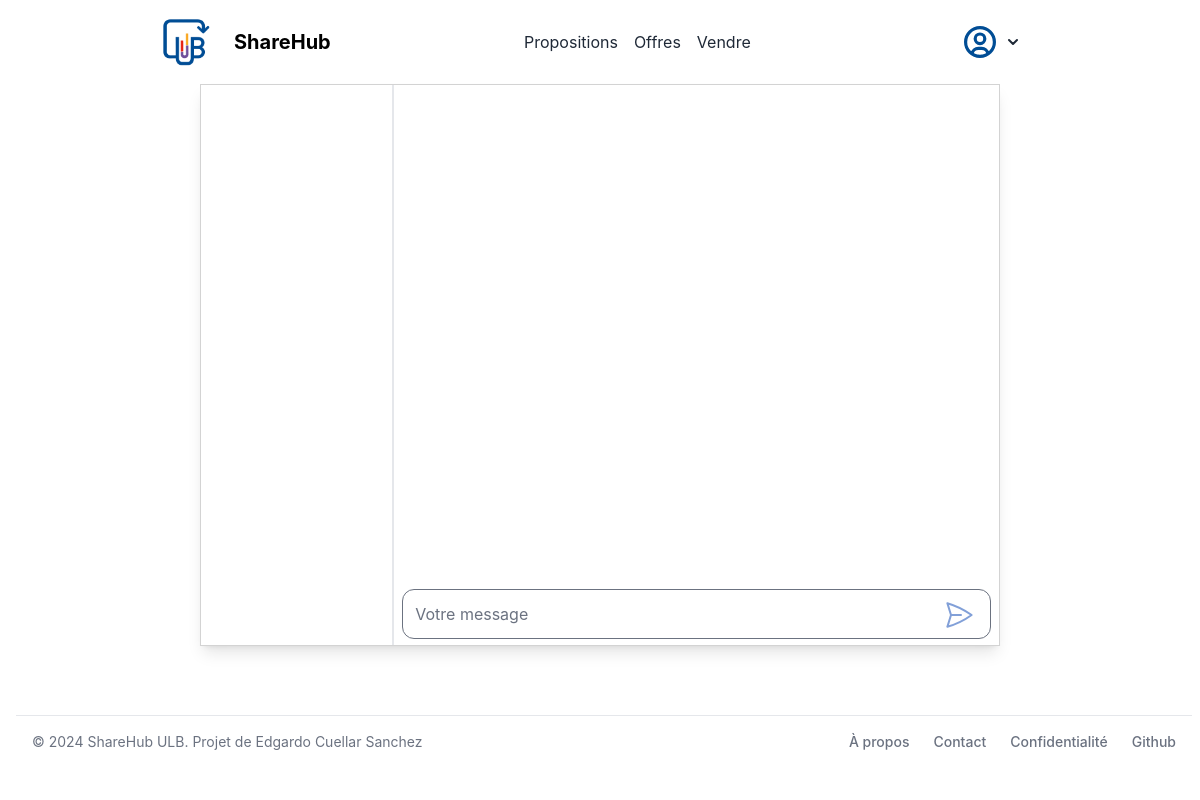
Page /message/1 (signed in) on the earlier database version.
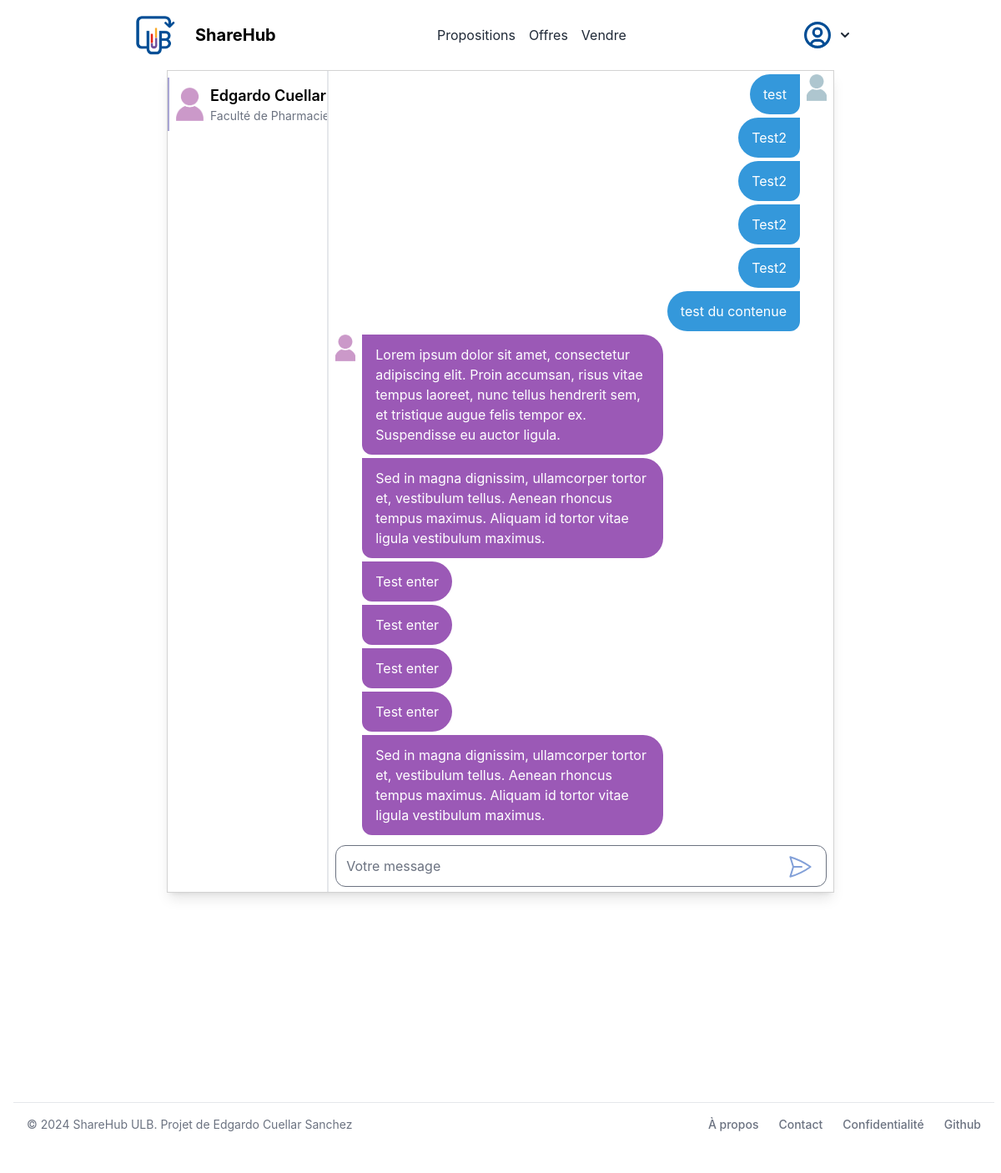
Same page on the later database version.
### store/models/customer.py (models this page shows, shortened)
class Customer(models.Model):
    first_name = models.CharField(max_length=50, default="")
    last_name = models.CharField (max_length=50, default="")
    description = models.CharField(max_length=288, default="")
    faculty = models.CharField(max_length=50, default="")
    email=models.EmailField(default="", unique=True)
    password = models.CharField(max_length=100, default="")
    register_date = models.DateField(default=None, null=True, blank=True)
    is_banned = models.BooleanField(default=False)
    @staticmethod
    def get_customer_by_id(id):
        try:
            return Customer.objects.get(id= id)
        except:
            return False

### store/models/category.py (models this page shows, shortened)
class Category(models.Model):
    name= models.CharField(max_length=50, default="")
    @staticmethod
    def get_category_by_id(id):
        try:
            category = Category.objects.get(id=id)
            return category
        except ObjectDoesNotExist:
            return Category.objects.all()[0]

### store/models/message.py (models this page shows, shortened)
class Message(models.Model):
    sender = models.ForeignKey(Customer, on_delete=models.CASCADE, related_name='sent_messages')
    receiver = models.ForeignKey(Customer, on_delete=models.CASCADE, related_name='received_messages')
    content = models.TextField()
    timestamp = models.DateTimeField(default=timezone.now)

### store/views/customer/message.py (the view, shortened to what this page needs)
# urls.py: path('message', MessagesView.as_view(), name='messages'),
class MessagesView(View):
    html_template = "customer/message.html"
    @method_decorator(user_login_required)
    def dispatch(self, request, *args, **kwargs):
        return super().dispatch(request, *args, **kwargs)
    def get(self, request, receiver_id=None):
        sender = Customer.get_customer_by_id(request.session.get('customer'))
        receiver = None
        messages = None
        if receiver_id is not None:
            receiver = Customer.get_customer_by_id(receiver_id)
            messages = Message.objects.filter(sender=sender, receiver=receiver) | Message.objects.filter(sender=receiver, receiver=sender)
            messages = messages.order_by('id')
        users_with_messages = self.get_users_with_messages(sender)
        context = {
            'sender': sender,
            'receiver': receiver,
            'messages': messages,
            'users_with_messages': users_with_messages,
        }
        return render(request, self.html_template, context)
    def get_users_with_messages(self, user):
        return Customer.objects.filter(
            Q(sent_messages__receiver=user) | Q(received_messages__sender=user)
        ).distinct()

### store/templatetags/custom_filter.py (called while the page is built)
@register.filter(name='user_img')
def get_user_img(id):
    return f"/media/img/user_{id % 11}.png"

@register.filter(name='get_category_name')
def get_category_name(category_id):
    return Category.get_category_by_id(category_id).name

@register.simple_tag
def define(val=None):
    return val

### store/templates/customer/message.html (shortened to what the changed rows need)
{% extends 'base.html' %}
{% block content %}
{% load custom_filter %}
<div class="sm:w-full sm:mx-4 md:w-8/12 md:mx-auto shadow-lg"
    style="min-height: 70vh; border: lightgray solid 1px;">
    <div class="flex flex-row justify-between bg-white min-h-full" style="min-height: 70vh;max-height: 70vh;">
        <div class="flex flex-col w-64 border-r-2 overflow-y-auto min-h-full py-2">
            {% for user in users_with_messages %}
            {% if user.id == receiver.id %}
            <div class="mb-2 h-16 flex flex-row py-4 pr-2 items-left border-b-1" style="border-left: #a8a5d4 solid 2px;">
            {% else %}
            <div class="mb-2 h-16 flex flex-row py-4 pr-2 items-left border-b-1">
            {% endif %}
            <a href="/message/{{user.id}}"
                class="flex flex-row items-center">
                <div class="h-14 w-10 text-center pt-2 mx-2">
                    <img
                    src="{{user.id|user_img}}"
                    class="object-cover"
                    alt=""
                    />
                </div>
                <div class="w-full overflow-hidden">
                    <div class="text-lg sm:text-md font-semibold truncate">
                        {{user.first_name}} {{user.last_name}}
                    </div>
                        <p class="text-gray-500 text-sm truncate">
                            {{user.faculty|get_category_name}}
                        </p>
                </div>
            </a>
            </div>
        {% endfor %}
        </div>
        <div class="w-full px-2 flex flex-col justify-between">
            {% if receiver %}
            <div id="messageContainer" class="flex flex-col pt-4 overflow-y-auto" style="height: 68vh;">
                {% define -1 as last_id %}
                {% for message in messages %}
                    {% if message.sender.id == sender.id %}
                        <div class="flex justify-end mb-1">
                            <div class="flex justify-end w-8/12">
                            {% if last_id != message.sender.id %}
                                <div class="mr-2 py-3 px-4 rounded-bl-3xl rounded-tl-3xl rounded-br-xl text-white"
                                    style="background-color: #3498db;"
                                    title="{{ message.timestamp }}">
                                    {{ message.content }}
                                </div>
                                <img
                                    src="{{sender.id|user_img}}"
                                    class="object-cover h-8 w-6"
                                    alt=""
                                />
                            {% else %}
                                <div class="mr-8 py-3 px-4 rounded-bl-3xl rounded-tl-3xl rounded-br-xl text-white"
                                    style="background-color: #3498db;"
                                    title="{{ message.timestamp }}">
                                    {{ message.content }}
                                </div>
                            {% endif %}
                            </div>
                        </div>
                    {% else %}
                        <div class="flex justify-start mb-1 w-8/12">
                            {% if last_id != message.sender.id %}
                                <img
                                    src="{{receiver.id|user_img}}"
                                    class="object-cover h-8 w-6"
                                    alt=""
                                />
                                <div class="ml-2 py-3 px-4 rounded-br-3xl rounded-tr-3xl rounded-bl-xl text-white"
                                    style="background-color: #9b59b6;"
                                    title="{{ message.timestamp }}">
                                    {{ message.content }}
                                </div>
                            {% else %}
                                <div class="ml-8 py-3 px-4 rounded-br-3xl rounded-tr-3xl rounded-bl-xl text-white"
                                    style="background-color: #9b59b6;"
                                    title="{{ message.timestamp }}">
                                    {{ message.content }}
                                </div>
                            {% endif %}
                        </div>
                    {% endif %}
                    {% define message.sender.id as last_id %}
                {% endfor %}
            </div>
            {% endif %}
        </div>
    </div>
</div>
{% endblock %}

Differences in the rows shown:
now on this page (row edited): Customer: first_name "Edgardo", last_name "Cuellar…", faculty|get_category_name "Faculté de Pharmacie"
added Message: content "test"
added Message: content "Test2"
added Message: content "Test2"
added Message: content "Test2"
added Message: content "Test2"
added Message: content "test du contenue"
added Message: content "Lorem ipsum dolor sit amet, consectetur adipiscing elit. Proin accumsan, risus vitae tempus laoreet, nunc tellus hendrerit sem, et tristique augue felis tempor ex. Suspendisse eu auctor ligula."
added Message: content "Sed in magna dignissim, ullamcorper tortor et, vestibulum tellus. Aenean rhoncus tempus maximus. Aliquam id tortor vitae ligula vestibulum maximus."
added Message: content "Test enter"
added Message: content "Test enter"
added Message: content "Test enter"
added Message: content "Test enter"
added Message: content "Sed in magna dignissim, ullamcorper tortor et, vestibulum tellus. Aenean rhoncus tempus maximus. Aliquam id tortor vitae ligula vestibulum maximus."
